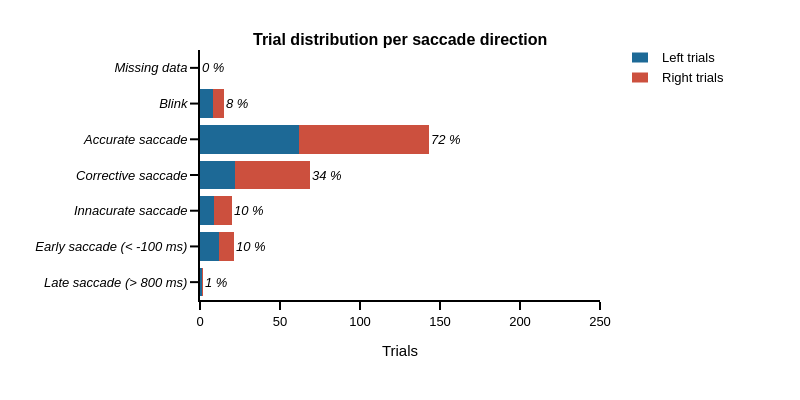

Notebook cell for this chart:
### Markdown cell above
#### Saccade analysis output graph

### Code cell
# general figure settings
template_specs = dict(  axes_color="rgba(0, 0, 0, 1)",
                        axes_width=2,
                        axes_font_size=13,
                        bg_col="rgba(255, 255, 255, 1)",
                        font='Helvetica',
                        title_font_size=15,
                        plot_width=1.5)
fig_template = plotly_template(template_specs)

# figure specific settings
x_range = [0,250]
colors_panel = px.colors.qualitative.Prism
subplot_titles = ('<b>Trial distribution per saccade direction<b>', '<b>Trial distribution per external motion orientation<b>')
analysis_crit = ['<i>Missing data<i>', '<i>Blink<i>', '<i>Accurate saccade<i>', '<i>Corrective saccade<i>', 
                 '<i>Innacurate saccade<i>', '<i>Early saccade (< -100 ms)<i>', '<i>Late saccade (> 800 ms)<i>']
analysis_crit_df = ['miss_time_trial', 'blink_trial', 'main_sac_trial', 'cor_sac_trial',
                    'innacurate_sac_trial', 'early_sac_trial', 'late_sac_trial']
x_label = 'Trials'
sds = ['Left trials', 'Right trials']
sd_cols = [colors_panel[1], colors_panel[7]]
x_legend = 1.15
y_legend_step = 0.08
y_legend_sd = 0.97
rad_leg = 0.04

# subplot settings
rows, cols = 1, 1
fig_height, fig_width = 400,800
column_widths,row_heights = [1],[1]
sb_specs = [[{}]]
fig = make_subplots(rows=rows, cols=cols, specs=sb_specs, print_grid=False, vertical_spacing=0.2, horizontal_spacing=0.05, 
                    column_widths=column_widths, row_heights=row_heights, shared_yaxes=True, subplot_titles=subplot_titles)

# Right / Left saccades
# ---------------------
for sd_num, sd in enumerate(sds):
    # plot
    fig.append_trace(go.Bar(y=analysis_crit, x=df_all.loc[(df_all.ext_mot_pos == sd_num + 1)][analysis_crit_df].sum(), 
                            orientation='h', name=sd, marker_color=sd_cols[sd_num]), row=1, col=1)
    # legend
    fig.add_annotation(xref='paper', yref='paper', x=x_legend, y=y_legend_sd - y_legend_step * sd_num, 
                       text=sd, showarrow=False, font_size = template_specs['axes_font_size'],xanchor = 'left', yanchor='middle')
    fig.add_shape(type='rect',xref='paper', yref='paper', fillcolor=sd_cols[sd_num],line_width=0,
                  x0=x_legend - 0.05 - rad_leg / 2, y0=y_legend_sd - y_legend_step * sd_num - rad_leg / 2, 
                  x1=x_legend - 0.05 + rad_leg / 2, y1=y_legend_sd - y_legend_step * sd_num + rad_leg / 2)
    
# annotation value
for num_crit, crit_name in enumerate(analysis_crit_df):
    fig.add_annotation(x=df_all[crit_name].sum(), y=num_crit, text='<i>{:1.0f} %<i>'.format(df_all[crit_name].mean()*100), 
                       showarrow=False, font_size = template_specs['axes_font_size'],xanchor = 'left', row=1, col=1)

# axes settings
for row in np.arange(rows):
    for col in np.arange(cols):
        fig.update_xaxes(visible=True, ticklen=8, linewidth=template_specs['axes_width'], range=x_range, row=row+1, col=col+1)
        fig.update_yaxes(visible=True, ticklen=8, linewidth=template_specs['axes_width'], autorange="reversed", row=row+1, col=col+1)
    
# Save figure
fig.layout.update(template=fig_template, width=fig_width, height=fig_height, margin_l=200, xaxis_title ='Trials', 
                  margin_r=200, margin_t=50, margin_b=100, barmode='stack', showlegend=False)
fig.show()
if not os.path.exists(fig_dir):os.mkdir(fig_dir)
fig.write_image('{}/{}_trial_dist.pdf'.format(fig_dir, subject))

### Figure 1 — Plotly figure (JSON) as saved in the notebook; plotly's stock layout.template omitted (floating-point values rounded to 4 significant figures)
{"data": [{"marker": {"color": "rgb(29, 105, 150)"}, "name": "Left trials", "orientation": "h", "type": "bar", "x": [0.0, 8.0, 62.0, 22.0, 9.0, 12.0, 1.0], "xaxis": "x", "y": ["<i>Missing data<i>", "<i>Blink<i>", "<i>Accurate saccade<i>", "<i>Corrective saccade<i>", "<i>Innacurate saccade<i>", "<i>Early saccade (< -100 ms)<i>", "<i>Late saccade (> 800 ms)<i>"], "yaxis": "y"}, {"marker": {"color": "rgb(204, 80, 62)"}, "name": "Right trials", "orientation": "h", "type": "bar", "x": [0.0, 7.0, 81.0, 47.0, 11.0, 9.0, 1.0], "xaxis": "x", "y": ["<i>Missing data<i>", "<i>Blink<i>", "<i>Accurate saccade<i>", "<i>Corrective saccade<i>", "<i>Innacurate saccade<i>", "<i>Early saccade (< -100 ms)<i>", "<i>Late saccade (> 800 ms)<i>"], "yaxis": "y"}], "layout": {"annotations": [{"font": {"size": 16}, "showarrow": false, "text": "<b>Trial distribution per saccade direction<b>", "x": 0.5, "xanchor": "center", "xref": "paper", "y": 1, "yanchor": "bottom", "yref": "paper"}, {"font": {"size": 13}, "showarrow": false, "text": "Left trials", "x": 1.15, "xanchor": "left", "xref": "paper", "y": 0.97, "yanchor": "middle", "yref": "paper"}, {"font": {"size": 13}, "showarrow": false, "text": "Right trials", "x": 1.15, "xanchor": "left", "xref": "paper", "y": 0.89, "yanchor": "middle", "yref": "paper"}, {"font": {"size": 13}, "showarrow": false, "text": "<i>0 %<i>", "x": 0, "xanchor": "left", "xref": "x", "y": 0, "yref": "y"}, {"font": {"size": 13}, "showarrow": false, "text": "<i>8 %<i>", "x": 15, "xanchor": "left", "xref": "x", "y": 1, "yref": "y"}, {"font": {"size": 13}, "showarrow": false, "text": "<i>72 %<i>", "x": 143, "xanchor": "left", "xref": "x", "y": 2, "yref": "y"}, {"font": {"size": 13}, "showarrow": false, "text": "<i>34 %<i>", "x": 69, "xanchor": "left", "xref": "x", "y": 3, "yref": "y"}, {"font": {"size": 13}, "showarrow": false, "text": "<i>10 %<i>", "x": 20, "xanchor": "left", "xref": "x", "y": 4, "yref": "y"}, {"font": {"size": 13}, "showarrow": false, "text": "<i>10 %<i>", "x": 21, "xanchor": "left", "xref": "x", "y": 5, "yref": "y"}, {"font": {"size": 13}, "showarrow": false, "text": "<i>1 %<i>", "x": 2, "xanchor": "left", "xref": "x", "y": 6, "yref": "y"}], "barmode": "stack", "height": 400, "margin": {"b": 100, "l": 200, "r": 200, "t": 50}, "shapes": [{"fillcolor": "rgb(29, 105, 150)", "line": {"width": 0}, "type": "rect", "x0": 1.08, "x1": 1.12, "xref": "paper", "y0": 0.95, "y1": 0.99, "yref": "paper"}, {"fillcolor": "rgb(204, 80, 62)", "line": {"width": 0}, "type": "rect", "x0": 1.08, "x1": 1.12, "xref": "paper", "y0": 0.87, "y1": 0.91, "yref": "paper"}], "showlegend": false, "width": 800, "xaxis": {"anchor": "y", "domain": [0, 1], "linewidth": 2, "range": [0, 250], "ticklen": 8, "title": {"text": "Trials"}, "visible": true}, "yaxis": {"anchor": "x", "autorange": "reversed", "domain": [0, 1], "linewidth": 2, "ticklen": 8, "visible": true}}}
